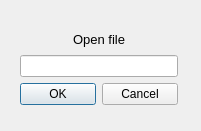
<?xml version="1.0" encoding="UTF-8"?>
<ui version="4.0">
 <class>open_file_hvc</class>
 <widget class="QMainWindow" name="open_file_hvc">
  <property name="geometry">
   <rect>
    <x>0</x>
    <y>0</y>
    <width>201</width>
    <height>131</height>
   </rect>
  </property>
  <property name="windowTitle">
   <string>Open </string>
  </property>
  <widget class="QWidget" name="centralwidget">
   <widget class="QWidget" name="layoutWidget">
    <property name="geometry">
     <rect>
      <x>20</x>
      <y>30</y>
      <width>158</width>
      <height>75</height>
     </rect>
    </property>
    <layout class="QVBoxLayout" name="verticalLayout">
     <item>
      <widget class="QLabel" name="open_file_as_label">
       <property name="font">
        <font>
         <pointsize>10</pointsize>
        </font>
       </property>
       <property name="text">
        <string>Open file</string>
       </property>
       <property name="alignment">
        <set>Qt::AlignCenter</set>
       </property>
      </widget>
     </item>
     <item>
      <widget class="QLineEdit" name="open_hvc"/>
     </item>
     <item>
      <widget class="QDialogButtonBox" name="open_file">
       <property name="standardButtons">
        <set>QDialogButtonBox::Cancel|QDialogButtonBox::Ok</set>
       </property>
      </widget>
     </item>
    </layout>
   </widget>
  </widget>
 </widget>
 <resources/>
 <connections/>
</ui>
